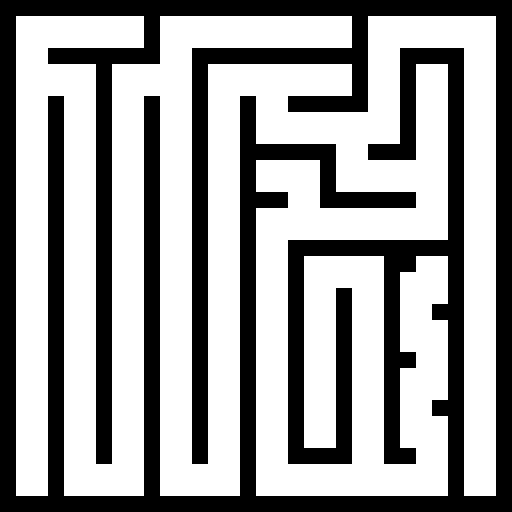

This is a level from a 2D game, rendered from its Tiled map with the project's own tilesets. A one-line summary and the map file follow, with tile-layer data summarised:
An orthogonal 32x32 tile map with 16x16 px tiles, 1 tile layer (Tile Layer 1).

<map version="1.0" orientation="orthogonal" renderorder="right-down" width="32" height="32" tilewidth="16" tileheight="16" nextobjectid="1">
 <tileset firstgid="1" name="test" tilewidth="16" tileheight="16" tilecount="3" columns="3">
  <image source="test_tiles.png" width="48" height="16" />
 </tileset>
 <layer name="Tile Layer 1" width="32" height="32">
  <data>[1024 cells, 1024 non-empty, 2 distinct tile ids]</data>
 </layer>
</map>